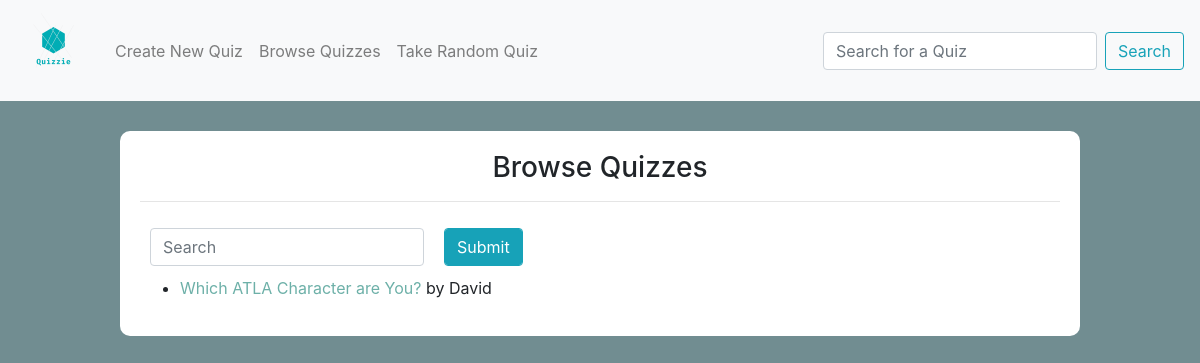
The app's page /all-quizzes, older data.
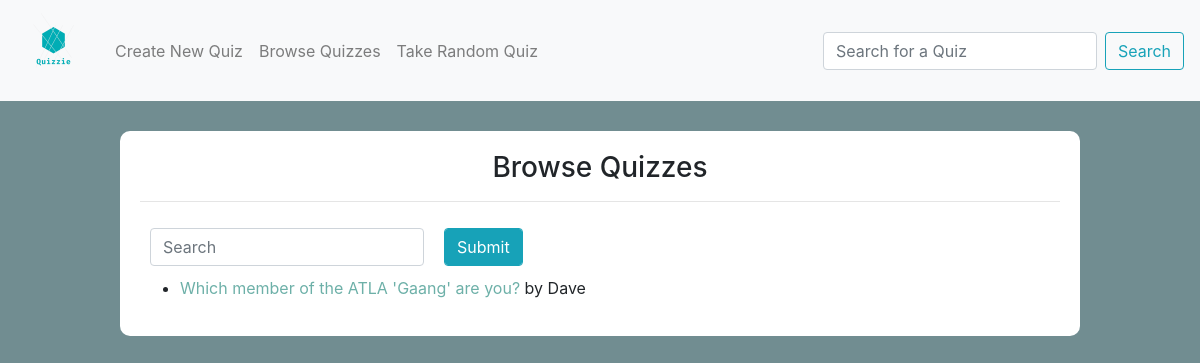
The same page, newer data.
### quizapp/models.py (models this page shows, shortened)
class Quiz(models.Model):
    title = models.CharField(max_length=64)
    author = models.CharField(max_length=64)
    url = models.CharField(max_length=16, null=True)

### quizapp/views.py (the view)
# urls.py: path('all-quizzes', views.quiz_list, name="quiz-list"),
def quiz_list(request):
    try:
        quizzes = getSearchResults(request.GET['search'])
        context = {
            "quizzes": quizzes,
            "search": request.GET['search']
        }
    except:
        quizzes = Quiz.objects.all()
        context = {
            "quizzes": quizzes
        }
    return render(request, 'quizapp/quiz-list.html', context)

### quizapp/templates/quizapp/quiz-list.html (shortened to what this page needs)
{% extends 'quizapp/layout.html' %}
{% block body %}
<div class="container-fluid list-container">
    <div class="row">
        <div class="col text-center">
            <h3>Browse Quizzes</h3>
            <hr>
        </div>
    </div>
    <div class="row" id="search-row">
        <div class="col">
            <form class="form form-inline" action="/all-quizzes">
                <input type="text" name="search" class="form-control" placeholder="Search" id="quiz-list-search-input" aria-label="search">
                <input type="submit" class="btn btn-info form-control" id="quiz-list-search-button">
            </form>
        </div>
    </div>
    <ul id="quiz-list">
        {% if quizzes %}
    {% for quiz in quizzes %}
        <li>
            <a href="/quiz/{{quiz.url}}">{{ quiz.title }}</a> by {{ quiz.author }}
        </li>
    {% endfor %}
        {% else %}
        <li>No Results matching "{{ search }}"</li>
        {% endif %}
    </ul>
</div>
{% endblock %}

Row changes from the older to the newer data that the page shows:
removed Quiz: title "Which ATLA Character are You?", author "David"
added Quiz: title "Which member of the ATLA 'Gaang' are you?", author "Dave"
